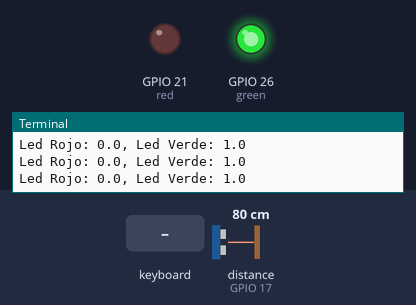
Bench run of a program on a simulated Raspberry Pi (BCM pin numbers). On the bench: output pins drawn as LEDs (lit = HIGH), the last lines printed to the terminal. The inputs (shaded band) are chosen by the test bench; at power-on: distance to the obstacle (sensor on GPIO 17) 80 cm. The echo pulse lasts 58.3 µs per cm. At 6.7 s the program stops and its outputs stay as they are.

Above: at 1.2 s.
1.3 s: distance to the obstacle (sensor on GPIO 17) set to 2 cm
At 2.4 s:
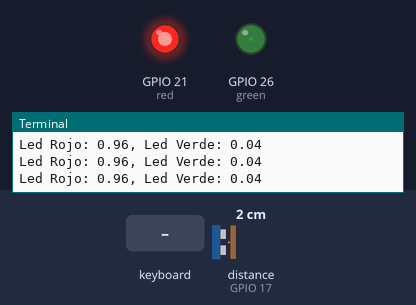
3.1 s: distance to the obstacle (sensor on GPIO 17) set to 18 cm
At 3.9 s:
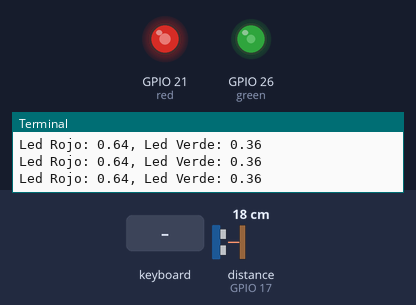
4.9 s: distance to the obstacle (sensor on GPIO 17) set to 35 cm
At 6.4 s:
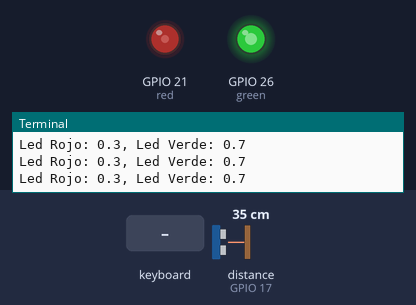
6.7 s: key "a" typed on the keyboard
At 7.4 s:
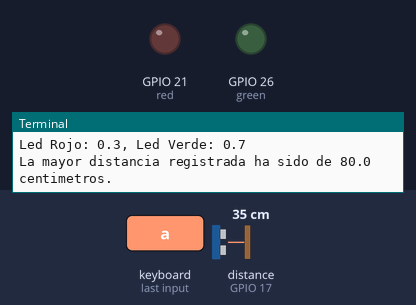
Timing chart, 0 to 8.2 s (numbered marks = the images above; inputs shaded):
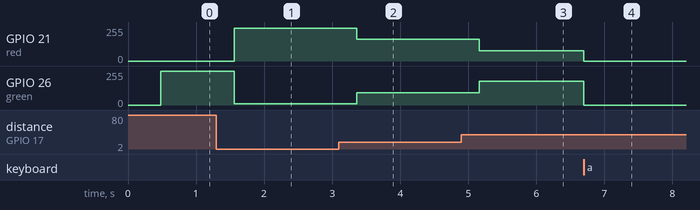

Measured:
- after the input at 1.3 s, GPIO 21 (red): 0/255 → 245/255 after 0.26 s; GPIO 26 (green): 255/255 → 10/255 after 0.26 s
- after the input at 3.1 s, GPIO 21 (red): 245/255 → 163/255 after 0.26 s; GPIO 26 (green): 10/255 → 92/255 after 0.26 s
- after the input at 4.9 s, GPIO 21 (red): 163/255 → 77/255 after 0.26 s; GPIO 26 (green): 92/255 → 179/255 after 0.26 s
- after the input at 6.7 s, GPIO 21 (red): 77/255 → 0/255 at once; GPIO 26 (green): 179/255 → 0/255 at once

The program:

distance_measure.py
```python
from gpiozero import DistanceSensor, PWMLED
import keyboard

def clamp(value, min_value, max_value):
    return max(min_value, min(value, max_value))

red = PWMLED(21)
green = PWMLED(26)
ultrasonic = DistanceSensor(echo=17, trigger=4)

max_value = 0


while True:

    new_distance = ultrasonic.distance
    red.value = clamp(1-ultrasonic.distance*2, 0, 1)
    green.value = clamp(ultrasonic.distance*2, 0, 1)

    print(f"Led Rojo: {round(red.value, 2)}, Led Verde: {round(green.value, 2)}")


    if new_distance > max_value:
        max_value = new_distance

    if keyboard.is_pressed('a'):
        break

red.value=0
green.value = 0
print(f"La mayor distancia registrada ha sido de {round(max_value*100, 2)} centimetros.")
```
